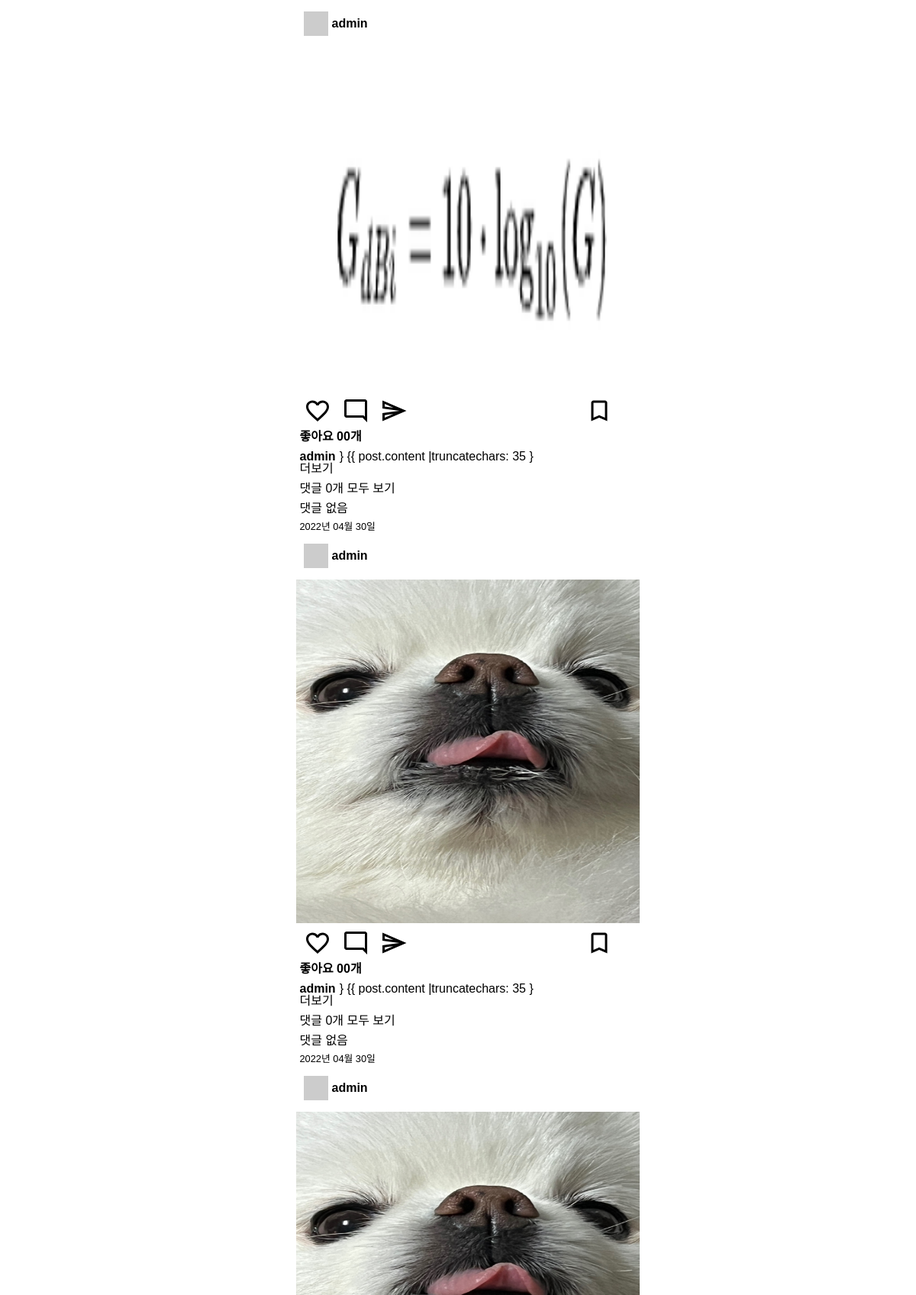
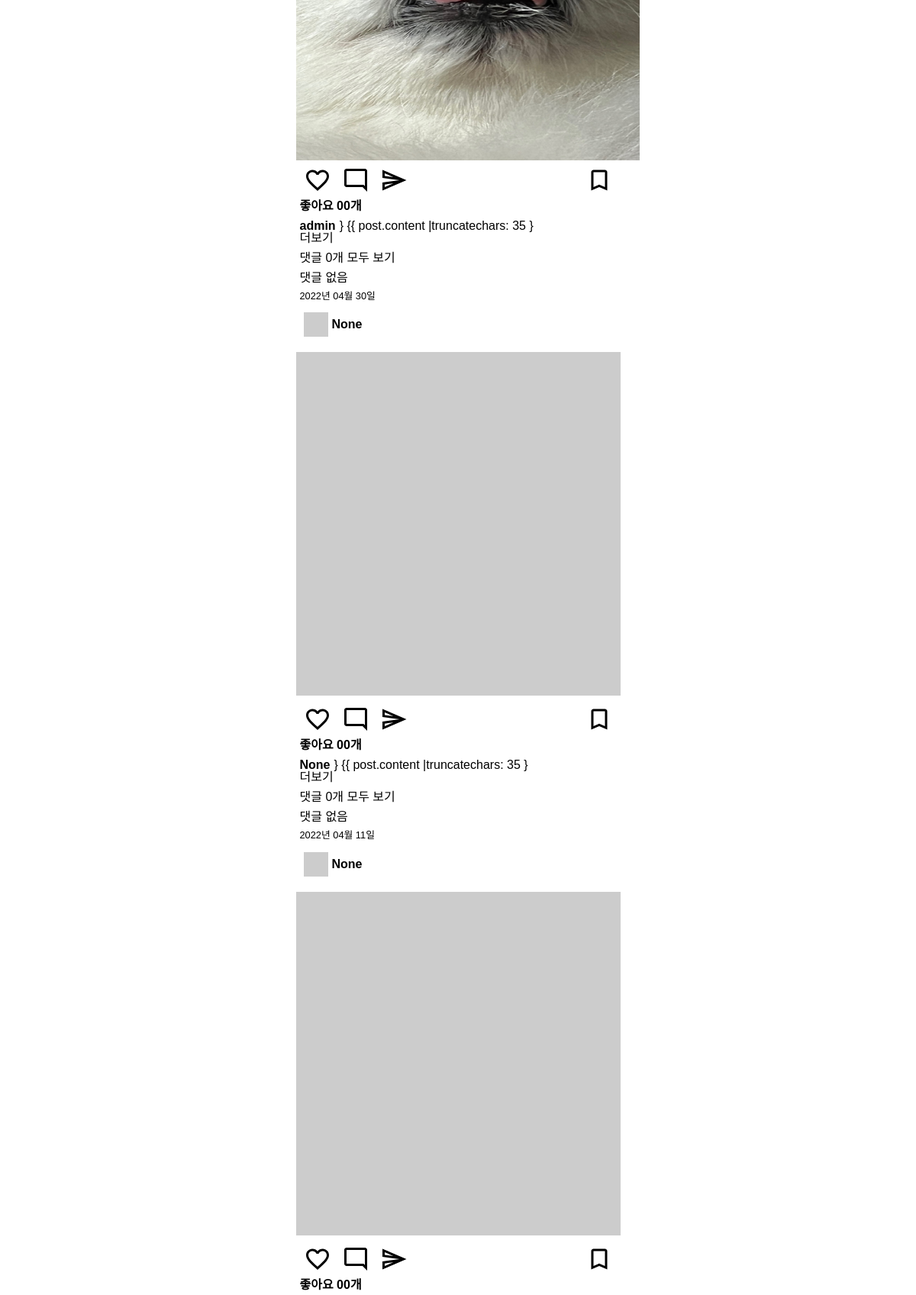
The page / (upper part) on the database its author committed (2 pictures, top to bottom).
### posts/models.py (models this page shows)
class Post(models.Model):
    image = models.ImageField(verbose_name='이미지',null =True,blank=True)
    content = models.TextField(verbose_name='내용')
    created_at = models.DateTimeField(verbose_name='작성일', auto_now_add =True)
    view_count = models.IntegerField(verbose_name='조회수',default=0)
    writer = models.ForeignKey(to=User,on_delete=models.CASCADE,null=True,blank=True)

### posts/views.py (the view)
# urls.py: path('', index, name='index'),
def index(request):
    post_list = Post.objects.all().order_by('-created_at')
    context = {
        'post_list': post_list,
    }
    return render(request, 'index.html', context)

### templates/index.html (shortened to what this page needs)
{% extends 'base.html' %}
{% load static %}
{% block content %}
<main>
    <div class="card-list">
        {% for post in post_list %}
            {% include 'mixin/posts/post_card.html' with detail=False %}
        {% endfor %}
    </div>
</main>
{% endblock %}

### templates/mixin/posts/post_card.html (shortened to what this page needs)
{% load static %}
<div class="card">
    <div class="card__header">
        <img class="card__user-image" src="http://via.placeholder.com/32x32"/>
        <span class="card__user-name">{{ post.writer }}</span>
    </div>
    <div class="card__body">
        <div>
            {% if post.image %}
                <img class="'card_image" src="{{ post.image.url }}" width="450" height="450" alt="">
            {% else %}
                <img class="card__image" src="http://via.placeholder.com/600x600">
            {% endif %}
        </div>
        <div class="card__btn-group">
            <div>
                <img class="card__btn" src="{% static 'icons/favorite_outlined_black_36dp.svg' %}" alt="좋아요"/>
                <img class="card__btn" src="{% static 'icons/mode_comment_outlined_black_36dp.svg' %}" alt="댓글"/>
                <img class="card__btn" src="{% static 'icons/send_outlined_black_36dp.svg' %}" alt="공유하기"/>
            </div>
            <div>
                <img class="card__btn" src="{% static 'icons/bookmark_outlined_black_36dp.svg' %}" alt="북마크"/>
            </div>
        </div>
        <div class="card_content">
            <span class="card__like-num">좋아요 00개</span>
            <div class="card__main-text">
                <p><span class="card__user-name">{{ post.writer }}</span>}
                {% if not detail %}
                    {{ post.content |truncatechars: 35 }
                {% else %}
                    {{ post.content }}
                {% endif %}
                </p>
                {% if not detail %}
                    <a href="{% url 'posts:post-detail' post.id %}">더보기</a>
                {% endif %}
            </div>
            <div>
                <p class="">댓글 {{ post.comment_set.all.count }}개 {% if not detail %}모두 보기{% endif %}</p>
                <ul class="card__comment-group">
                    {% if not detail %}
                        {% for comment in post.comment_set.all %}
                            <li><p><span class="card__user-name">{{ comment.writer }}</span>{{ comment.content }}</p>
                            </li>
                        {% empty %}
                            <li><p>댓글 없음</p></li>
                        {% endfor %}
                    {% endif %}
                </ul>
            </div>
            <span class="card__created-at">{{ post.created_at|date:"Y년 m월 d일" }}</span>
        </div>
    </div>
</div>

### static/css/index.css (style rules this page uses)
.container { display: flex; flex-direction: column; max-width: 425px; }
body { font-family: 'Noto Sans KR', sans-serif; margin: 0 auto 60px auto; }
main { background-color: #FAFAFA; }
.card-list { margin: 10px 0; background-color: #FFFFFF; }
.card__header { display: flex; align-items: center; margin: 15px 0; padding: 0 5px; }
.card__user-image { margin: 0 5px; }
.card__user-name { font-weight: bold; margin: 0 5px 0 0; }
.card__body { margin: 10px 0; }
.card__image { height: 450px; width: 100%; margin: 5px 0; object-fit: cover; }
.card__btn-group { display: flex; justify-content: space-between; margin: 5px 0; padding: 0 5px; }
.card__btn { margin: 0 5px; }
.card_content { display: flex; flex-direction: column; padding: 0 5px; }
.card__like-num { font-weight: bold; }
.card__main-text { margin: 10px 0; }
.card__comment-group > li { margin: 10px 0; }
.card__created-at { font-weight: lighter; font-size: 0.8rem; }

### rows shown on the page
Post: writer "admin", image (picture), shows "{{ post.content |truncatechars: 35 }", shows "더보기", comment_set.all.count "0", shows "모두 보기", shows "댓글 없음", created_at "2022년 04월 30일"
Post: writer "admin", image (picture), shows "{{ post.content |truncatechars: 35 }", shows "더보기", comment_set.all.count "0", shows "모두 보기", shows "댓글 없음", created_at "2022년 04월 30일"
Post: writer "admin", image (picture), shows "{{ post.content |truncatechars: 35 }", shows "더보기", comment_set.all.count "0", shows "모두 보기", shows "댓글 없음", created_at "2022년 04월 30일"
Post: writer "None", shows "{{ post.content |truncatechars: 35 }", shows "더보기", comment_set.all.count "0", shows "모두 보기", shows "댓글 없음", created_at "2022년 04월 11일"
Post: writer "None"
